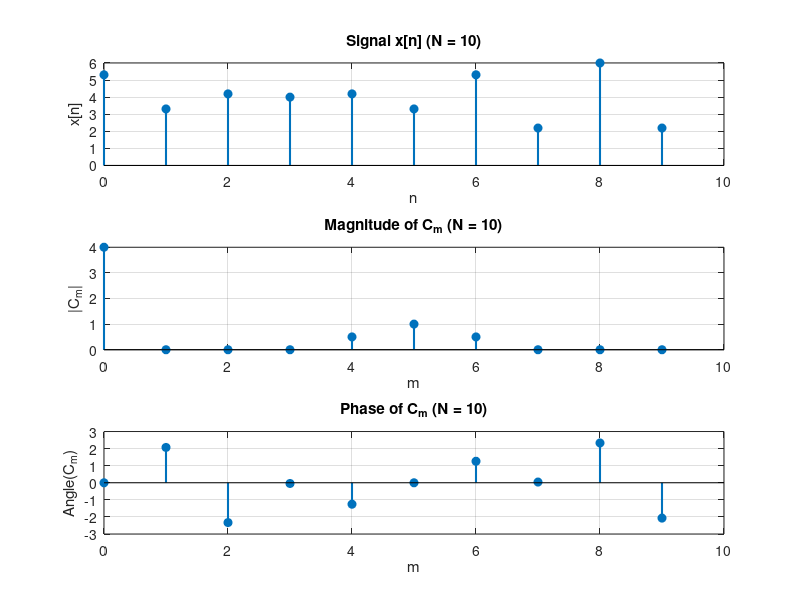

Source code (MATLAB): (Note: this script raises an error after producing the figure.)
% define the signals and their periods
signals = {
    @(n) 3 + sin((4*pi/5)*n + pi/10) + cos(2*pi*n) + (-1).^n, 10; 
    @(n) sum_kronecker_delta(n, 5) - 2*sum_kronecker_delta(n-2, 5), 5;
    @(n) 1 - sin((pi/2)*n), 4; 
    @(n) 1 - sin((pi/2)*n), 16 
};

for idx = 1:size(signals, 1)
    %do fft for each and normalize with 1/N for DTFS
    x_func = signals{idx, 1};
    N = signals{idx, 2};
    
    n = 0:N-1;
    x = x_func(n);
    
    Cm = (1/N) * fft(x);
    
    % plot results
    figure;
    
    % plot x[n]
    subplot(3, 1, 1);
    stem(n, x, 'filled', 'LineWidth', 1.5);
    xlabel('n');
    ylabel('x[n]');
    title(['Signal x[n] (N = ', num2str(N), ')']);
    grid on;
    
    % plot |Cm|
    subplot(3, 1, 2);
    stem(n, abs(Cm), 'filled', 'LineWidth', 1.5);
    xlabel('m');
    ylabel('|C_m|');
    title(['Magnitude of C_m (N = ', num2str(N), ')']);
    grid on;
    
    % plot angle of Cm
    subplot(3, 1, 3);
    stem(n, angle(Cm), 'filled', 'LineWidth', 1.5);
    xlabel('m');
    ylabel('Angle(C_m)');
    title(['Phase of C_m (N = ', num2str(N), ')']);
    grid on;
end

% function for kronecker delta
function x = sum_kronecker_delta(n, K)
    x = zeros(size(n));
    for k = -100:100 % big range to approximate all of Z
        x = x + (n == k*K) - 2*(n == 2 + k*K);
    end
end
